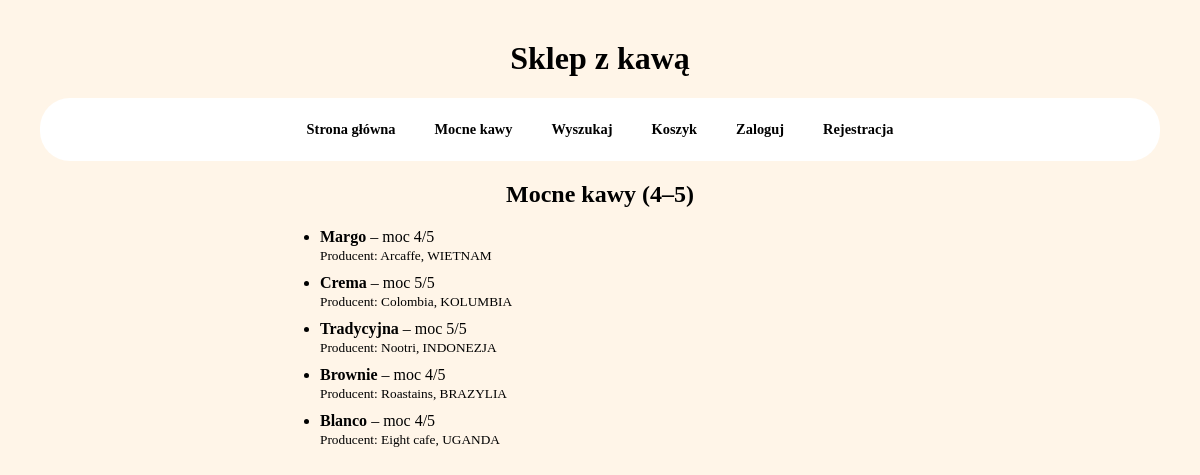
Page /kawy/mocne/ on the committed database.
### sklep/models.py (models this page shows, shortened)
class Coffee(models.Model):
    name = models.CharField(max_length=100)
    coffeetype = models.CharField(max_length=1, choices=COFFEE_TYPES, default="Z")
    taste = models.ForeignKey(CoffeeTaste, null=True, blank=True, on_delete=models.SET_NULL)
    producent = models.ForeignKey(Producent, null=True, blank=True, on_delete=models.SET_NULL)
    price = models.DecimalField(
        max_digits=5, #maksymalnie 5 cyfr
        decimal_places=2, #2 miejsca po przecinku
        validators=[MinValueValidator(0.01)], #cena minimalna 0.01
        help_text="Cena kawy w PLN."
    )

class CoffeeTaste(models.Model):
    name = models.CharField(max_length=50, unique=True)
    description = models.TextField(blank=True, help_text="Krótki opis kawy.") #blank=True: Można nie wpisywać. help_text: Tekst pomocniczy w panelu admina pod polem wpisywania.
    coffee_strength = models.IntegerField(
        help_text="Moc kawy w skali od 1-5.",
        validators=[MinValueValidator(1), MaxValueValidator(5)] # liczba calkowita >=1 i <=5
    )
    coffee_acidity = models.IntegerField(
        help_text="Kwasowość kawy w skali od 1-3.",
        validators=[MinValueValidator(1), MaxValueValidator(3)]
    )

class Producent(models.Model):
    name = models.CharField(max_length=100)
    country = models.CharField(max_length=2, choices=COUNTRY)

### sklep/views.py (the view)
# urls.py: path("kawy/mocne/", views.strong_coffee_html, name="coffee-strong-html"), # widok mocnych kaw
def strong_coffee_html(request):
    coffees = (
        Coffee.objects
        .select_related("taste", "producent")
        .filter(taste__coffee_strength__gte=4)
    )
    return render(
        request,
        "sklep/coffee/strong.html",
        {"coffees": coffees},
    )

### sklep/templates/sklep/coffee/strong.html (shortened to what this page needs)
{% extends "sklep/base.html" %}
{% block content %}
<h2 style="text-align:center;">Mocne kawy (4–5)</h2>
{% if not coffees %}
  <p style="text-align:center;">Brak mocnych kaw.</p>
{% else %}
  <ul style="max-width:600px;margin:20px auto;">
    {% for coffee in coffees %}
      <li style="margin-bottom:10px;">
        <strong>{{ coffee.name }}</strong>
        {% if coffee.taste %}
          – moc {{ coffee.taste.coffee_strength }}/5
        {% endif %}
        <br>
        <small>
          Producent:
          {{ coffee.producent.name|default:"—" }},
          {{ coffee.producent.get_country_display|default:"—" }}
        </small>
      </li>
    {% endfor %}
  </ul>
{% endif %}
{% endblock %}

### sklep/static/css/sklep.css (style rules this page uses)
body { background-color: #fff5e8; font-family: 'Century Gothic'; margin: 40px; }

### rows in the picture
Coffee: name "Margo", taste.coffee_strength "4", producent.name "Arcaffe", producent.country "WIETNAM"
Coffee: name "Crema", taste.coffee_strength "5", producent.name "Colombia", producent.country "KOLUMBIA"
Coffee: name "Tradycyjna", taste.coffee_strength "5", producent.name "Nootri", producent.country "INDONEZJA"
Coffee: name "Brownie", taste.coffee_strength "4", producent.name "Roastains", producent.country "BRAZYLIA"
Coffee: name "Blanco", taste.coffee_strength "4", producent.name "Eight cafe", producent.country "UGANDA"
